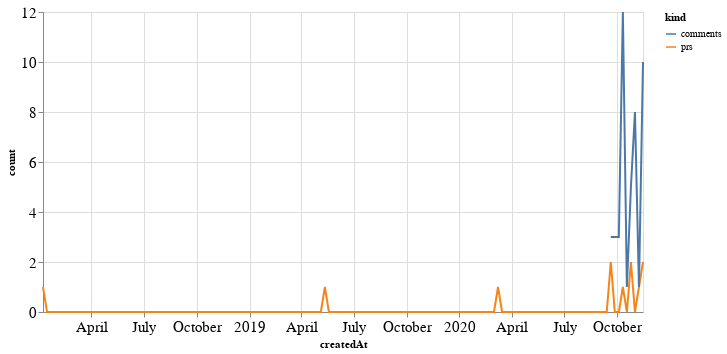

Notebook source saved alongside this figure:
### Code cell
alt.Chart(total_time, width=600).mark_line().encode(
    x='createdAt',
    y='count',
    color='kind'
)

### Figure 1 — Vega-Lite specification as saved in the notebook (floating-point values rounded to 4 significant figures; data arrays with more than 128 entries replaced by an {"elided": "..."} marker saying what was removed)
{"config": {"axisLeft": {"labelFontSize": 15}, "axisBottom": {"labelFontSize": 15}}, "data": {"name": "data-e164d0e40766d91804bea6f9acfb74ca"}, "mark": "line", "encoding": {"color": {"type": "nominal", "field": "kind"}, "x": {"type": "temporal", "field": "createdAt"}, "y": {"type": "quantitative", "field": "count"}}, "width": 600, "$schema": "https://vega.github.io/schema/vega-lite/v4.8.1.json", "datasets": {"data-e164d0e40766d91804bea6f9acfb74ca": {"elided": "300 records"}}}
